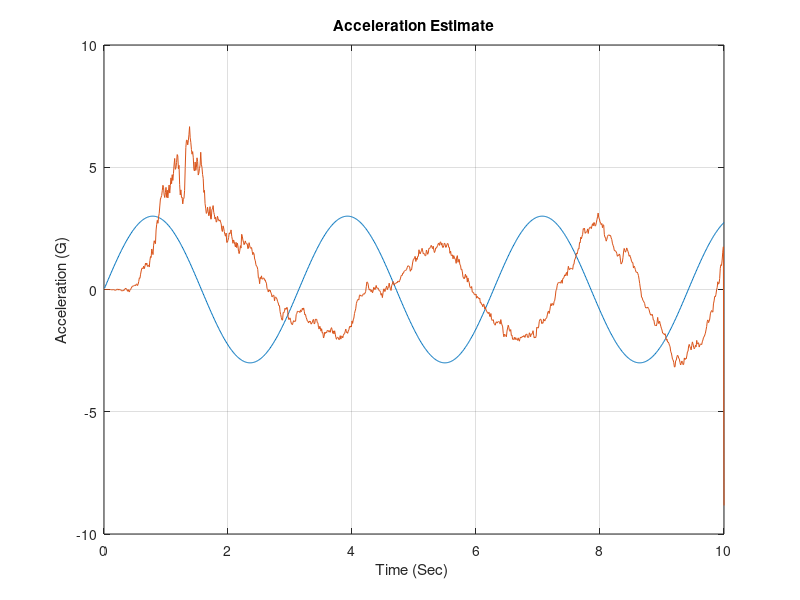
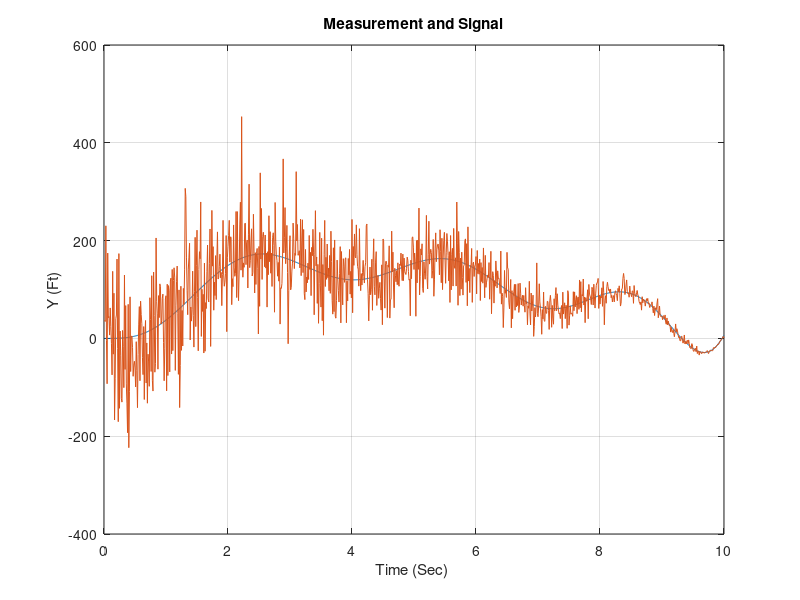

Reproduce these figures in MATLAB, in order.
clear
n=0;
TAU=.5;
APN=0;
VC=9000.;
XNT=96.6;
XNTREAL=96.6;
XNTMAX=96.6;
W=2.;
YIC=0.;
VM=3000.;
HEDEG=0.;
HEDEGFIL=20.;
XNP=3.;
SIGRIN=.001;
TS=.01;
TF=10.;
Y=YIC;
YD=-VM*HEDEG/57.3;
YDIC=YD;
TS2=TS*TS;
TS3=TS2*TS;
TS4=TS3*TS;
TS5=TS4*TS;
PHIN=XNTMAX*XNTMAX/TF;
RTM=VC*TF;
SIGNOISE=SIGRIN;
SIGPOS=RTM*SIGNOISE;
SIGN2=SIGPOS^2;
P11=SIGN2;
P12=0.;
P13=0.;
P22=(VM*HEDEGFIL/57.3)^2;
P23=0.;
P33=XNTMAX*XNTMAX;
T=0.;
H=.001;
S=0.;
YH=0.;
YDH=0.;
XNTH=0.;
XNC=0.;
XNL=0.;
while T<=TF
 	YOLD=Y;
	YDOLD=YD;
	XNLOLD=XNL;
	STEP=1;
	FLAG=0;
	while STEP <=1
		if FLAG==1
         		STEP=2;
 			Y=Y+H*YD;
 			YD=YD+H*YDD;
			XNL=XNL+H*XNLD;
			T=T+H;
		end
		XNT=XNTREAL*sin(W*T);
 		TGO=TF-T+.00001;
		RTM=VC*TGO;
		XLAM=Y/(VC*TGO);
		XLAMD=(RTM*YD+Y*VC)/(RTM^2);
		XNLD=(XNC-XNL)/TAU;
		YDD=XNT-XNL;
		FLAG=1;
	end
	FLAG=0;
 	Y=.5*(YOLD+Y+H*YD);
 	YD=.5*(YDOLD+YD+H*YDD);
	XNL=.5*(XNLOLD+XNL+H*XNLD);
	S=S+H;
	if S>=(TS-.0001)
		S=0.;
		TGO=TF-T+.000001;
		RTM=VC*TGO;
		SIGNOISE=SIGRIN;
		SIGPOS=RTM*SIGNOISE;
		SIGN2=SIGPOS^2;
		M11=P11+TS*P12+.5*TS2*P13+TS*(P12+TS*P22+.5*TS2*P23);
		M11=M11+.5*TS2*(P13+TS*P23+.5*TS2*P33)+TS5*PHIN/20.;
		M12=P12+TS*P22+.5*TS2*P23+TS*(P13+TS*P23+.5*TS2*P33)...
			+TS4*PHIN/8.;
		M13=P13+TS*P23+.5*TS2*P33+PHIN*TS3/6.;
		M22=P22+TS*P23+TS*(P23+TS*P33)+PHIN*TS3/3.;
		M23=P23+TS*P33+.5*TS2*PHIN;
		M33=P33+PHIN*TS;
		K1=M11/(M11+SIGN2);
		K2=M12/(M11+SIGN2);
		K3=M13/(M11+SIGN2);
		P11=(1.-K1)*M11;
		P12=(1.-K1)*M12;
		P13=(1.-K1)*M13;
		P22=-K2*M12+M22;
		P23=-K2*M13+M23;
		P33=-K3*M13+M33;
		XLAMNOISE=SIGNOISE*randn;
		YSTAR=RTM*(XLAM+XLAMNOISE);
		RES=YSTAR-YH-TS*YDH-.5*TS*TS*(XNTH-XNL);
		YH=K1*RES+YH+TS*YDH+.5*TS*TS*(XNTH-XNL);
		YDH=K2*RES+YDH+TS*(XNTH-XNL);
		XNTH=K3*RES+XNTH;
		XLAMDH=(YH+YDH*TGO)/(VC*TGO*TGO);
		if APN==0
			XNC=XNP*(YH+YDH*TGO)/(TGO*TGO);
		elseif APN==1
			XNC=XNP*(YH+YDH*TGO+.5*XNTH*TGO*TGO)/(TGO*TGO);
		else
			XS=TGO/TAU;
			TOP=6.*XS*XS*(exp(-XS)-1.+XS);
			BOT1=2*XS*XS*XS+3.+6.*XS-6.*XS*XS;
			BOT2=-12.*XS*exp(-XS)-3.*exp(-2.*XS);
			XNPP=TOP/(.0001+BOT1+BOT2);
			C1=XNPP/(TGO*TGO);
			C2=XNPP/TGO;
			C3=.5*XNPP;
			C4=-XNPP*(exp(-XS)+XS-1.)/(XS*XS);
			XNC=C1*YH+C2*YDH+C3*XNTH+C4*XNL;
		end
		n=n+1;
		XNTG=XNT/32.2;
		XNTHG=XNTH/32.2;
		ArrayT(n)=T;
		ArrayXNTG(n)=XNTG;
		ArrayXNTHG(n)=XNTHG;
		ArrayY(n)=Y;
		ArrayYSTAR(n)=YSTAR;
	end
end
figure
plot(ArrayT,ArrayXNTG,ArrayT,ArrayXNTHG),grid
title('Acceleration Estimate')
xlabel('Time (Sec) ')
ylabel('Acceleration (G)')
figure
plot(ArrayT,ArrayY,ArrayT,ArrayYSTAR),grid
title('Measurement and Signal')
xlabel('Time (Sec) ')
ylabel('Y (Ft)')
clc
output=[ArrayT',ArrayXNTG',ArrayXNTHG',ArrayY',ArrayYSTAR'];
save datfil.txt output /ascii
disp '*** Simulation Complete'
